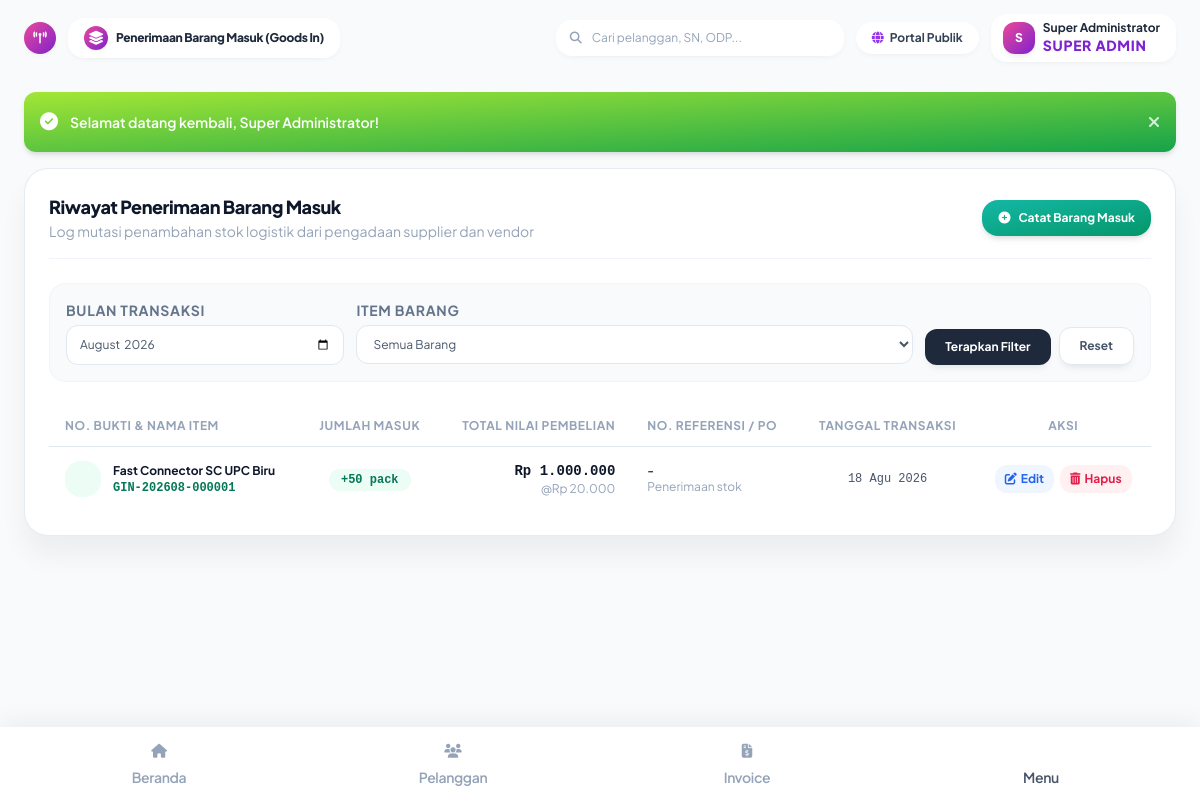
Screenshot of /index.php?page=goods_in (signed in) with the database file from the repository.
### tables this page shows
CREATE TABLE inventory_transactions (
    id INTEGER PRIMARY KEY AUTOINCREMENT,
    transaction_no TEXT NOT NULL UNIQUE,
    transaction_date DATE NOT NULL,
    type TEXT NOT NULL, -- in, out, transfer, adjustment, opname
    item_id INTEGER NOT NULL,
    warehouse_id INTEGER,
    quantity INTEGER NOT NULL,
    unit_price INTEGER NOT NULL DEFAULT 0,
    total_amount INTEGER NOT NULL DEFAULT 0,
    destination_type TEXT, -- customer, technician, project, department, damaged, lost
    customer_id INTEGER,
    reference_no TEXT,
    notes TEXT,
    created_by INTEGER,
    created_at DATETIME DEFAULT CURRENT_TIMESTAMP, recipient_name TEXT, photo TEXT,
    FOREIGN KEY (item_id) REFERENCES inventory_items(id),
    FOREIGN KEY (warehouse_id) REFERENCES warehouses(id) ON DELETE SET NULL,
    FOREIGN KEY (customer_id) REFERENCES customers(id) ON DELETE SET NULL,
    FOREIGN KEY (created_by) REFERENCES users(id) ON DELETE SET NULL
);

CREATE TABLE inventory_items (
    id INTEGER PRIMARY KEY AUTOINCREMENT,
    sku TEXT NOT NULL UNIQUE,
    name TEXT NOT NULL,
    category_id INTEGER,
    brand TEXT,
    model TEXT,
    unit TEXT NOT NULL DEFAULT 'pcs',
    purchase_price INTEGER NOT NULL DEFAULT 0,
    selling_price INTEGER NOT NULL DEFAULT 0,
    min_stock INTEGER NOT NULL DEFAULT 5,
    current_stock INTEGER NOT NULL DEFAULT 0,
    warehouse_id INTEGER,
    supplier_id INTEGER,
    image TEXT,
    description TEXT,
    status TEXT NOT NULL DEFAULT 'active',
    created_at DATETIME DEFAULT CURRENT_TIMESTAMP,
    updated_at DATETIME DEFAULT CURRENT_TIMESTAMP,
    FOREIGN KEY (category_id) REFERENCES inventory_categories(id) ON DELETE SET NULL,
    FOREIGN KEY (warehouse_id) REFERENCES warehouses(id) ON DELETE SET NULL,
    FOREIGN KEY (supplier_id) REFERENCES suppliers(id) ON DELETE SET NULL
);

### app/Controllers/InventoryController.php (called while the page is built, shortened)
<?php
require_once __DIR__ . '/../Helpers/Helper.php';
class InventoryController {
    public function goodsIn(): void {
        $pdo = getDbConnection();
        $filterMonth = $_GET['month'] ?? date('Y-m');
        $whereClause = "t.type = 'in'";
        $params = [];
        if ($filterMonth !== '') {
            $whereClause .= " AND strftime('%Y-%m', t.transaction_date) = ?";
            $params[] = $filterMonth;
        }
        $stmt = $pdo->prepare("
            SELECT t.*, i.name as item_name, i.unit, u.name as creator_name
            FROM inventory_transactions t
            JOIN inventory_items i ON t.item_id = i.id
            LEFT JOIN users u ON t.created_by = u.id
            WHERE $whereClause
            ORDER BY t.id DESC LIMIT 200
        ");
        $stmt->execute($params);
        $history = $stmt->fetchAll();
        require __DIR__ . '/../Views/inventory/goods_in.php';
        require __DIR__ . '/../Views/layouts/main.php';
    }
}

### app/Helpers/Helper.php (called while the page is built, shortened)
<?php
class Helper {
    public static function e(?string $value): string {
        return htmlspecialchars($value ?? '', ENT_QUOTES, 'UTF-8');
    }
    public static function formatRupiah(int|float $amount, bool $withSymbol = true): string {
        $formatted = number_format((float)$amount, 0, ',', '.');
        return $withSymbol ? 'Rp ' . $formatted : $formatted;
    }
    public static function formatDate(?string $dateString, string $format = 'd M Y'): string {
        $time = strtotime($dateString);
        $months = [
            1 => 'Januari', 2 => 'Februari', 3 => 'Maret', 4 => 'April',
            5 => 'Mei', 6 => 'Juni', 7 => 'Juli', 8 => 'Agustus',
            9 => 'September', 10 => 'Oktober', 11 => 'November', 12 => 'Desember'
        ];
        $shortMonths = [
            1 => 'Jan', 2 => 'Feb', 3 => 'Mar', 4 => 'Apr',
            5 => 'Mei', 6 => 'Jun', 7 => 'Jul', 8 => 'Agu',
            9 => 'Sep', 10 => 'Okt', 11 => 'Nov', 12 => 'Des'
        ];
        $d = date('j', $time);
        $m = (int)date('n', $time);
        $y = date('Y', $time);
        if ($format === 'd F Y') {
            return "$d {$months[$m]} $y";
        } elseif ($format === 'd M Y') {
            return "$d {$shortMonths[$m]} $y";
        } elseif ($format === 'd/m/Y H:i') {
            return date('d/m/Y H:i', $time);
        }
        return date($format, $time);
    }
}

### app/Views/inventory/goods_in.php (the view, shortened to what this page needs)
<div class="bg-white rounded-3xl p-6 border border-slate-200/80 shadow-soft-xl space-y-6">
  <div class="flex flex-col sm:flex-row sm:items-center sm:justify-between gap-4 border-b border-slate-100 pb-4">
    <div>
      <h4 class="font-black text-slate-900 text-lg tracking-tight">Riwayat Penerimaan Barang Masuk</h4>
      <p class="text-2xs text-slate-400">Log mutasi penambahan stok logistik dari pengadaan supplier dan vendor</p>
    </div>
    <button type="button" onclick="openGoodsInModal()" class="px-4 py-2.5 text-xs font-bold text-white bg-gradient-to-tl from-emerald-600 to-teal-500 rounded-2xl shadow-soft-md hover:scale-105 transition-all flex items-center gap-2">
      <i class="fa-solid fa-plus-circle text-xs"></i>
      <span>Catat Barang Masuk</span>
    </button>
  </div>
  <form method="GET" action="" class="flex flex-col sm:flex-row gap-3 bg-slate-50 p-4 rounded-2xl border border-slate-100">
    <div class="flex-1">
      <label class="text-3xs font-bold text-slate-500 uppercase tracking-wider mb-1 block">Bulan Transaksi</label>
      <input type="month" name="month" value="<?php echo htmlspecialchars($_GET['month'] ?? date('Y-m')); ?>" class="w-full text-xs px-3 py-2.5 rounded-xl border border-slate-200 focus:outline-none focus:border-emerald-500">
    </div>
    <div class="flex-[2]">
      <label class="text-3xs font-bold text-slate-500 uppercase tracking-wider mb-1 block">Item Barang</label>
      <select name="item_id" class="w-full text-xs px-3 py-2.5 rounded-xl border border-slate-200 focus:outline-none focus:border-emerald-500 bg-white">
        <option value="">Semua Barang</option>
      </select>
    </div>
    <div class="flex items-end gap-2">
      <button type="submit" class="px-5 py-2.5 text-xs font-bold text-white bg-slate-800 rounded-xl shadow-soft-sm hover:bg-slate-900 transition-colors">
        Terapkan Filter
      </button>
      <a href="?page=goods_in" class="px-5 py-2.5 text-xs font-bold text-slate-600 bg-white border border-slate-200 rounded-xl shadow-soft-sm hover:bg-slate-50 transition-colors">
        Reset
      </a>
    </div>
  </form>
  <div class="overflow-x-auto">
    <table class="w-full text-xs text-left">
      <thead>
        <tr class="border-b border-slate-200 text-slate-400 uppercase text-3xs tracking-wider">
          <th class="py-3 px-4 font-bold">No. Bukti & Nama Item</th>
          <th class="py-3 px-4 font-bold text-center">Jumlah Masuk</th>
          <th class="py-3 px-4 font-bold text-right">Total Nilai Pembelian</th>
          <th class="py-3 px-4 font-bold">No. Referensi / PO</th>
          <th class="py-3 px-4 font-bold text-center">Tanggal Transaksi</th>
          <th class="py-3 px-4 font-bold text-center">Aksi</th>
        </tr>
      </thead>
      <tbody class="divide-y divide-slate-100">
        <?php if (empty($history)): ?>
        <tr>
          <td colspan="6" class="py-12 text-center text-slate-400">
            <i class="fa-solid fa-dolly text-3xl mb-2 block text-slate-300"></i>
            Belum ada data barang masuk yang tercatat
          </td>
        </tr>
        <?php else: ?>
          <?php foreach ($history as $h): ?>
          <tr class="hover:bg-slate-50/80 transition-colors">
            <td class="py-3.5 px-4 whitespace-nowrap">
              <div class="flex items-center gap-3">
                <div class="w-9 h-9 rounded-2xl bg-emerald-50 text-emerald-600 flex items-center justify-center text-sm font-black shrink-0">
                </div>
                <div>
                  <span class="text-xs font-bold text-slate-900 block"><?php echo Helper::e($h['item_name']); ?></span>
                  <span class="text-3xs text-emerald-700 font-mono font-bold"><?php echo Helper::e($h['transaction_no']); ?></span>
                </div>
              </div>
            </td>
            <td class="py-3.5 px-4 text-center whitespace-nowrap">
              <span class="px-3 py-1 rounded-full bg-emerald-50 text-emerald-700 font-bold font-mono text-2xs">
                +<?php echo $h['quantity']; ?> <?php echo Helper::e($h['unit']); ?>
              </span>
            </td>
            <td class="py-3.5 px-4 text-right whitespace-nowrap">
              <span class="text-sm font-black text-slate-900 font-mono block"><?php echo Helper::formatRupiah($h['total_amount']); ?></span>
              <?php if ($h['quantity'] > 0): ?>
                <span class="text-3xs text-slate-400">@<?php echo Helper::formatRupiah($h['unit_price'] ?: ($h['total_amount'] / $h['quantity'])); ?></span>
              <?php endif; ?>
            </td>
            <td class="py-3.5 px-4 whitespace-nowrap text-xs">
              <span class="font-semibold text-slate-800 block"><?php echo Helper::e($h['reference_no'] ?: '-'); ?></span>
              <span class="text-3xs text-slate-400 max-w-xs truncate block"><?php echo Helper::e($h['notes'] ?: 'Penerimaan stok'); ?></span>
            </td>
            <td class="py-3.5 px-4 text-center whitespace-nowrap text-xs font-mono text-slate-600">
              <?php echo Helper::formatDate($h['transaction_date']); ?>
            </td>
            <td class="py-3.5 px-4 text-center whitespace-nowrap">
              <div class="flex items-center justify-center gap-1.5">
                <button type="button"
                        onclick='openEditGoodsInModal(<?php echo htmlspecialchars(json_encode($h), ENT_QUOTES, "UTF-8"); ?>)'
                        class="px-2.5 py-1.5 text-blue-600 hover:text-blue-700 bg-blue-50 hover:bg-blue-100 rounded-xl font-bold text-2xs transition-colors inline-flex items-center gap-1"
                        title="Edit Transaksi Masuk">
                  <i class="fa-solid fa-pen-to-square text-xs"></i>
                  <span>Edit</span>
                </button>
                <button type="button"
                        onclick="confirmDeleteGoodsIn(<?php echo $h['id']; ?>, '<?php echo Helper::e(addslashes($h['transaction_no'])); ?>', <?php echo (int)$h['quantity']; ?>, '<?php echo Helper::e(addslashes($h['item_name'])); ?>')"
                        class="px-2.5 py-1.5 text-rose-600 hover:text-rose-700 bg-rose-50 hover:bg-rose-100 rounded-xl font-bold text-2xs transition-colors inline-flex items-center gap-1"
                        title="Hapus Transaksi">
                  <i class="fa-solid fa-trash-can text-xs"></i>
                  <span>Hapus</span>
                </button>
              </div>
            </td>
          </tr>
          <?php endforeach; ?>
        <?php endif; ?>
      </tbody>
    </table>
  </div>
</div>

### app/Views/layouts/main.php (style rules this page uses)
body { font-family: 'Plus Jakarta Sans', sans-serif; background-color: #f8fafc; -webkit-tap-highlight-color: transparent; }

### rows the page displays
inventory_transactions: item.name "Fast Connector SC UPC Biru", transaction_no "GIN-202608-000001", quantity "50", item.unit "pack", total_amount "Rp 1.000.000", unit_price "Rp 20.000", reference_no "-", notes "Penerimaan stok", transaction_date "18 Agu 2026"

### other values shown
Helper::e($pageTitle) "Penerimaan Barang Masuk (Goods In)"
substr($user['name'] ?? 'A', 0, 1) "S"
Helper::e($user['name'] ?? 'Admin') "Super Administrator"
Helper::e($message) "Selamat datang kembali, Super Administrator!"
$label "Beranda Pelanggan Invoice"
